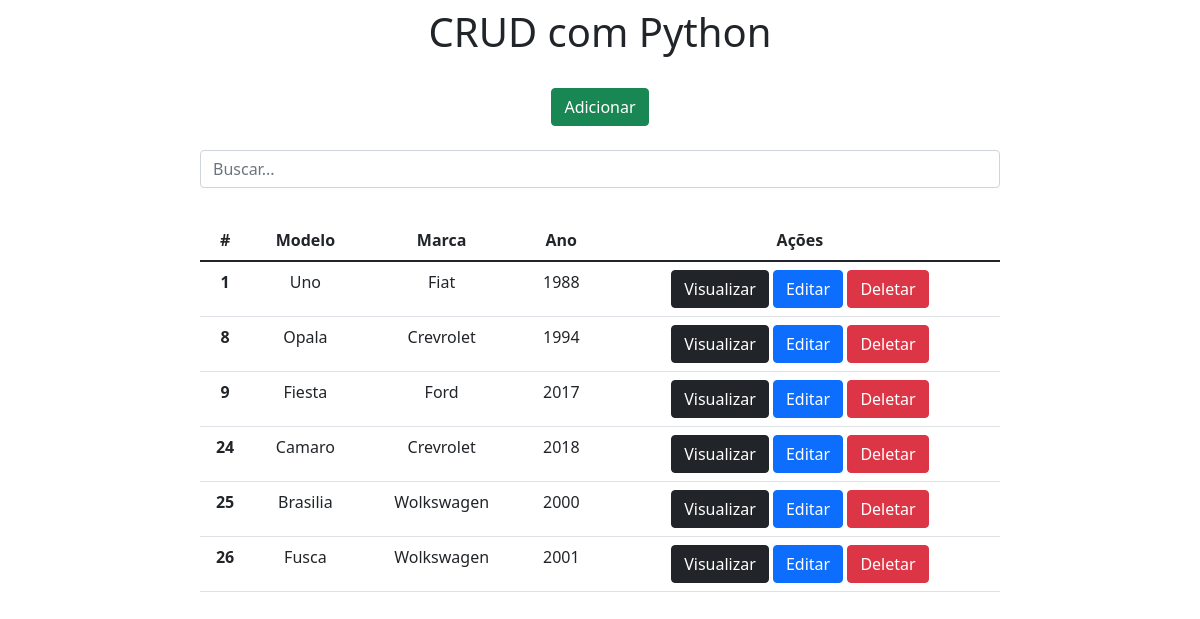
The page / on the database its author committed.
### app/models.py (models this page shows)
class Carros(models.Model):
    modelo = models.CharField(max_length=150)
    marca = models.CharField(max_length=100)
    ano = models.IntegerField()

### app/views.py (the view)
# urls.py: 2. Add a URL to urlpatterns:  path('', views.home, name='home')
def home(request):
    data = {}
    search = request.GET.get('search')
    if search:
        data['db'] = Carros.objects.filter(modelo__icontains=search)
    else:
        data['db'] = Carros.objects.all()
    return render(request, 'index.html', data)

### app/templates/index.html (shortened to what this page needs)
<!DOCTYPE html>
<html lang="pt-br">
<head>
    <link rel="stylesheet" href="https://cdn.jsdelivr.net/npm/bootstrap@5.1.3/dist/css/bootstrap.min.css" rel="stylesheet">
</head>
<body>
    <div class="col-8 m-auto pt-2 pb-2 text-center">
        <h1>CRUD com Python</h1>
    </div>
     <div class="col-8 m-auto pt-3 pb-2 text-center">
        <a href="/form" class="btn btn-success">Adicionar</a>
    </div>
    <div class="col-8 m-auto pt-3 pb-2 text-center">
        <form method="get">
            <input type="text" id="search" name="search" class="form-control" placeholder="Buscar..." >
        </form>
    </div>
     <div class="col-8 m-auto pt-4 pb-2 text-center">
                 <table class="table">
          <thead class="thead-dark">
            <tr>
              <th scope="col">#</th>
              <th scope="col">Modelo</th>
              <th scope="col">Marca</th>
              <th scope="col">Ano</th>
                <th scope="col">Ações</th>
            </tr>
          </thead>
          <tbody>
          {% for dbs in db%}
          <tr>
              <th>{{dbs.id}}</th>
                  <td>{{dbs.modelo}}</td>
                  <td>{{dbs.marca}}</td>
                  <td>{{dbs.ano}}</td>
                  <td>
                      <a href="/view/{{dbs.id}}/" class="btn btn-dark">Visualizar</a>
                      <a href="/edit/{{dbs.id}}/" class="btn btn-primary">Editar</a>
                      <a href="/delete/{{dbs.id}}/" class="btn btn-danger btnDel">Deletar</a>
                  </td>
          </tr>
          {% endfor %}
                 </table>
         </div>
         {% load static %}
        </body>
        </html>

### rows shown on the page
Carros: id "1", modelo "Uno", marca "Fiat", ano "1988"
Carros: id "8", modelo "Opala", marca "Crevrolet", ano "1994"
Carros: id "9", modelo "Fiesta", marca "Ford", ano "2017"
Carros: id "24", modelo "Camaro", marca "Crevrolet", ano "2018"
Carros: id "25", modelo "Brasilia", marca "Wolkswagen", ano "2000"
Carros: id "26", modelo "Fusca", marca "Wolkswagen", ano "2001"
